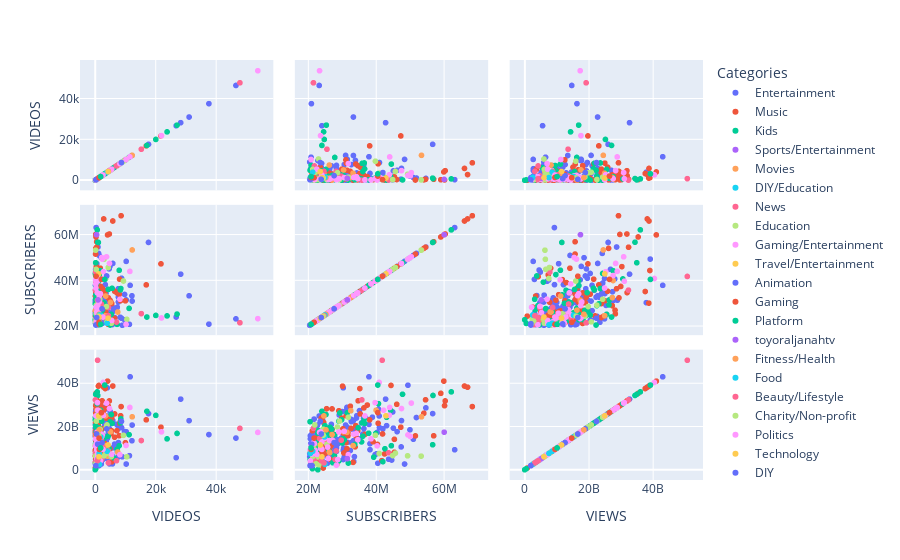

Here is the notebook cell this chart was saved with:
### Markdown cell above
### Explore data and visualization

### Code cell
fig = px.scatter_matrix(numeric_features, numeric_features.columns, color=categories)
fig.update_layout(legend_title_text="Categories")
fig.show()

### Figure 1 — Plotly figure (JSON) as saved in the notebook; plotly's stock layout.template omitted (floating-point values rounded to 4 significant figures; data arrays with more than 128 entries replaced by an {"elided": "..."} marker saying what was removed)
{"data": [{"dimensions": [{"axis": {"matches": true}, "label": "VIDEOS", "values": {"elided": "184 int values"}}, {"axis": {"matches": true}, "label": "SUBSCRIBERS", "values": {"elided": "184 int values"}}, {"axis": {"matches": true}, "label": "VIEWS", "values": {"elided": "184 int values"}}], "hovertemplate": "color=Entertainment<br>%{xaxis.title.text}=%{x}<br>%{yaxis.title.text}=%{y}<extra></extra>", "legendgroup": "Entertainment", "marker": {"color": "#636efa", "symbol": "circle"}, "name": "Entertainment", "showlegend": true, "type": "splom"}, {"dimensions": [{"axis": {"matches": true}, "label": "VIDEOS", "values": [1140, 1140, 1140, 1140, 1140, 1140, 8580, 1140, 2810, 5820, 1140, 4690, 165, 4100, 268, 484, 474, 190, 122, 21790, 358, 579, 1690, 1230, 1140, 118, 501, 1140, 8080, 1040, 1140, 252, 16910, 1800, 1140, 668, 2440, 6450, 3320, 1140, 2300, 7190, 193, 1070, 7980, 193, 1670, 68, 618, 4360, 599, 290, 4910, 8420, 10010, 5200, 1130, 335, 992, 1050, 5480, 64, 2720, 635, 3080, 254, 553, 1710, 72, 56, 2250, 1850, 192, 3520, 637, 307, 1920, 236, 777, 672, 106, 1090, 3040, 167, 42, 297, 1140, 1140, 318, 257, 3730, 475, 1120, 6430, 5460, 727, 218, 63, 163, 89, 61, 1140, 530, 266, 5420, 912, 1140, 4310, 299]}, {"axis": {"matches": true}, "label": "SUBSCRIBERS", "values": [27250000, 27250000, 27250000, 27250000, 27250000, 27250000, 68500000, 27250000, 67099999, 66200000, 27250000, 60500000, 60300000, 60100000, 59200000, 57100000, 54700000, 54200000, 51700000, 47400000, 46200000, 45500000, 45500000, 44500000, 27250000, 42600000, 41800000, 27250000, 40700000, 40500000, 27250000, 39200000, 38200000, 37500000, 27250000, 36800000, 36500000, 35400000, 35300000, 27250000, 34800000, 34700000, 34600000, 34100000, 34100000, 33900000, 33700000, 33299999, 32700000, 32500000, 31800000, 31800000, 31500000, 31300000, 31200000, 30700000, 30600000, 30400000, 30300000, 30200000, 30000000, 30000000, 29100000, 28500000, 27100000, 27100000, 27000000, 26800000, 26800000, 26700000, 26600000, 26600000, 26400000, 26300000, 25600000, 25500000, 25100000, 24900000, 24800000, 24700000, 24600000, 24600000, 24600000, 24500000, 24500000, 24400000, 27250000, 27250000, 24100000, 24000000, 23900000, 23700000, 23700000, 23600000, 23500000, 23300000, 22700000, 22600000, 22500000, 22200000, 22200000, 27250000, 21800000, 21700000, 21300000, 21100000, 27250000, 20900000, 20800000]}, {"axis": {"matches": true}, "label": "VIEWS", "values": [13645000000, 13645000000, 13645000000, 13645000000, 13645000000, 13645000000, 29300000000, 13645000000, 38290000000, 38830000000, 13645000000, 31930000000, 29730000000, 41110000000, 35440000000, 15740000000, 32439999999, 26210000000, 15720000000, 19750000000, 30350000000, 14120000000, 8109999999, 39100000000, 13645000000, 7340000000, 4210000000, 13645000000, 21550000000, 11760000000, 13645000000, 13000000000, 23150000000, 30010000000, 13645000000, 16420000000, 28690000000, 25890000000, 37650000000, 13645000000, 31980000000, 18110000000, 14000000000, 20450000000, 15790000000, 10610000000, 11120000000, 3420000000, 19170000000, 29450000000, 17210000000, 15790000000, 9750000000, 25040000000, 12540000000, 16770000000, 7790000000, 17010000000, 18970000000, 38770000000, 23940000000, 17890000000, 27350000000, 2430000000, 28220000000, 18760000000, 17970000000, 12720000000, 11260000000, 17200000000, 19040000000, 10800000000, 4970000000, 9420000000, 11200000000, 28310000000, 11140000000, 7330000000, 8060000000, 2590000000, 22010000000, 15620000000, 12400000000, 24650000000, 797360000, 9020000000, 13645000000, 13645000000, 11130000000, 6810000000, 23920000000, 15900000000, 13310000000, 15090000000, 3680000000, 9120000000, 15020000000, 8640000000, 10810000000, 9240000000, 6350000000, 13645000000, 4110000000, 12630000000, 18080000000, 9900000000, 13645000000, 11010000000, 1910000000]}], "hovertemplate": "color=Music<br>%{xaxis.title.text}=%{x}<br>%{yaxis.title.text}=%{y}<extra></extra>", "legendgroup": "Music", "marker": {"color": "#EF553B", "symbol": "circle"}, "name": "Music", "showlegend": true, "type": "splom"}, {"dimensions": [{"axis": {"matches": true}, "label": "VIDEOS", "values": [1140, 1140, 1140, 1140, 1140, 1140, 1140, 674, 842, 1050, 1140, 155, 7950, 1760, 1140, 85, 1360, 197, 1140, 1140, 642, 1070, 705, 236, 5600, 8500, 4300, 8340, 653, 1140, 1240, 234, 1090, 116, 924, 977, 2880, 886, 45, 989, 2090, 402, 11230, 343, 319, 2420, 1670, 200, 1140, 1190, 591, 1320, 1910, 27110, 5340, 118, 20080, 525, 23800, 17120, 179, 4590, 1220, 3760, 470, 1, 1170, 120, 257, 440, 6210, 622, 180, 178, 7240, 4940, 868]}, {"axis": {"matches": true}, "label": "SUBSCRIBERS", "values": [27250000, 27250000, 27250000, 27250000, 27250000, 27250000, 27250000, 62300000, 56900000, 56800000, 27250000, 47900000, 44600000, 44400000, 27250000, 43200000, 42700000, 42100000, 27250000, 27250000, 40800000, 40000000, 39400000, 37900000, 36700000, 36600000, 36200000, 36000000, 35800000, 27250000, 34800000, 33800000, 32600000, 31900000, 31600000, 30700000, 30300000, 30100000, 29900000, 29400000, 29100000, 29100000, 27900000, 27800000, 27300000, 27200000, 27000000, 26500000, 27250000, 26200000, 26200000, 26000000, 25900000, 25400000, 25300000, 25000000, 24800000, 24600000, 24600000, 24100000, 24100000, 24000000, 23000000, 23000000, 22900000, 22900000, 22800000, 22400000, 22400000, 22100000, 22000000, 21900000, 21300000, 20900000, 20900000, 20600000, 20600000]}, {"axis": {"matches": true}, "label": "VIEWS", "values": [13645000000, 13645000000, 13645000000, 13645000000, 13645000000, 13645000000, 13645000000, 36120000000, 34450000000, 11600000000, 13645000000, 35010000000, 11150000000, 27620000000, 13645000000, 24340000000, 9740000000, 3760000000, 13645000000, 13645000000, 30660000000, 16820000000, 5830000000, 16930000000, 21480000000, 23620000000, 15580000000, 21740000000, 12910000000, 13645000000, 19500000000, 11720000000, 27350000000, 3110000000, 26420000000, 13820000000, 14450000000, 12410000000, 23150000000, 26330000000, 22520000000, 4130000000, 16260000000, 6560000000, 3270000000, 16200000000, 18790000000, 19720000000, 13645000000, 13420000000, 8660000000, 15330000000, 16020000000, 16850000000, 25610000000, 20450000000, 25220000000, 19060000000, 14330000000, 27120000000, 17270000000, 9820000000, 18200000000, 9980000000, 16950000000, 1390, 13580000000, 12120000000, 8060000000, 11420000000, 5460000000, 2860000000, 488840000, 10900000000, 9520000000, 22280000000, 4550000000]}], "hovertemplate": "color=Kids<br>%{xaxis.title.text}=%{x}<br>%{yaxis.title.text}=%{y}<extra></extra>", "legendgroup": "Kids", "marker": {"color": "#00cc96", "symbol": "circle"}, "name": "Kids", "showlegend": true, "type": "splom"}, {"dimensions": [{"axis": {"matches": true}, "label": "VIDEOS", "values": [1140, 437]}, {"axis": {"matches": true}, "label": "SUBSCRIBERS", "values": [27250000, 60200000]}, {"axis": {"matches": true}, "label": "VIEWS", "values": [13645000000, 17420000000]}], "hovertemplate": "color=Sports/Entertainment<br>%{xaxis.title.text}=%{x}<br>%{yaxis.title.text}=%{y}<extra></extra>", "legendgroup": "Sports/Entertainment", "marker": {"color": "#ab63fa", "symbol": "circle"}, "name": "Sports/Entertainment", "showlegend": true, "type": "splom"}, {"dimensions": [{"axis": {"matches": true}, "label": "VIDEOS", "values": [1140, 1140, 12250, 615, 3480, 1350, 768, 5060, 108, 1070, 7470, 3420, 928, 4100]}, {"axis": {"matches": true}, "label": "SUBSCRIBERS", "values": [27250000, 27250000, 53500000, 40100000, 33299999, 32600000, 31500000, 30500000, 27100000, 26400000, 26300000, 24700000, 22900000, 22600000]}, {"axis": {"matches": true}, "label": "VIEWS", "values": [13645000000, 13645000000, 24550000000, 27610000000, 11210000000, 27400000000, 17340000000, 17590000000, 16309999999, 7950000000, 8220000000, 24980000000, 5720000000, 6280000000]}], "hovertemplate": "color=Movies<br>%{xaxis.title.text}=%{x}<br>%{yaxis.title.text}=%{y}<extra></extra>", "legendgroup": "Movies", "marker": {"color": "#FFA15A", "symbol": "circle"}, "name": "Movies", "showlegend": true, "type": "splom"}, {"dimensions": [{"axis": {"matches": true}, "label": "VIDEOS", "values": [1140]}, {"axis": {"matches": true}, "label": "SUBSCRIBERS", "values": [27250000]}, {"axis": {"matches": true}, "label": "VIEWS", "values": [13645000000]}], "hovertemplate": "color=DIY/Education<br>%{xaxis.title.text}=%{x}<br>%{yaxis.title.text}=%{y}<extra></extra>", "legendgroup": "DIY/Education", "marker": {"color": "#19d3f3", "symbol": "circle"}, "name": "DIY/Education", "showlegend": true, "type": "splom"}, {"dimensions": [{"axis": {"matches": true}, "label": "VIDEOS", "values": [1140, 141, 791, 65, 2050, 4380, 2120, 15270, 2720, 268, 1140, 7050, 47930, 266, 710]}, {"axis": {"matches": true}, "label": "SUBSCRIBERS", "values": [27250000, 43800000, 41900000, 35900000, 29800000, 28300000, 28000000, 25600000, 23900000, 23400000, 27250000, 21900000, 21600000, 21100000, 20800000]}, {"axis": {"matches": true}, "label": "VIEWS", "values": [13645000000, 7860000000, 50790000000, 32400000000, 13710000000, 8710000000, 4770000000, 13550000000, 10360000000, 14480000000, 13645000000, 4190000000, 19190000000, 3880000000, 2930000000]}], "hovertemplate": "color=News<br>%{xaxis.title.text}=%{x}<br>%{yaxis.title.text}=%{y}<extra></extra>", "legendgroup": "News", "marker": {"color": "#FF6692", "symbol": "circle"}, "name": "News", "showlegend": true, "type": "splom"}, {"dimensions": [{"axis": {"matches": true}, "label": "VIDEOS", "values": [156, 2920, 4320, 316, 3510, 9360, 1530, 373, 3710, 308, 1640, 380, 10460, 230, 3910, 1340, 90, 5350, 288, 1180]}, {"axis": {"matches": true}, "label": "SUBSCRIBERS", "values": [53400000, 49400000, 45800000, 45000000, 41000000, 39900000, 31900000, 29300000, 28700000, 25600000, 24500000, 23200000, 23100000, 22400000, 22000000, 21900000, 21800000, 21400000, 21200000, 20600000]}, {"axis": {"matches": true}, "label": "VIEWS", "values": [6320000000, 6460000000, 7710000000, 6570000000, 7540000000, 15960000000, 24350000000, 22540000000, 19830000000, 11850000000, 18810000000, 2340000000, 6010000000, 2780000000, 20790000000, 9410000000, 11650000000, 6130000000, 2170000000, 8279999999]}], "hovertemplate": "color=Education<br>%{xaxis.title.text}=%{x}<br>%{yaxis.title.text}=%{y}<extra></extra>", "legendgroup": "Education", "marker": {"color": "#B6E880", "symbol": "circle"}, "name": "Education", "showlegend": true, "type": "splom"}, {"dimensions": [{"axis": {"matches": true}, "label": "VIDEOS", "values": [3750, 2170, 2370, 4740, 11490, 2730, 821, 2650, 135, 737, 157, 233, 713, 1740, 1370, 8180, 1290, 796, 617, 292, 539, 615, 601, 1490, 738, 1140, 21950, 860, 53860, 5460, 746, 324, 721, 815, 10210, 1720, 532]}, {"axis": {"matches": true}, "label": "SUBSCRIBERS", "values": [50500000, 50200000, 49500000, 47600000, 44100000, 44000000, 42300000, 41000000, 40400000, 39800000, 38600000, 36800000, 34700000, 34300000, 33500000, 31900000, 30700000, 29100000, 28800000, 28400000, 26400000, 26000000, 25800000, 25000000, 24100000, 27250000, 23700000, 23700000, 23400000, 22600000, 22100000, 21900000, 21500000, 21200000, 20900000, 20700000, 20600000]}, {"axis": {"matches": true}, "label": "VIEWS", "values": [30910000000, 15440000000, 16180000000, 28400000000, 28890000000, 25300000000, 27610000000, 40510000000, 11070000000, 31120000000, 14340000000, 24960000000, 13920000000, 16840000000, 16489999999, 6980000000, 17840000000, 17520000000, 4750000000, 2140000000, 13530000000, 5230000000, 10530000000, 14640000000, 12880000000, 13645000000, 17570000000, 9870000000, 17320000000, 7160000000, 8870000000, 12210000000, 12380000000, 7250000000, 11270000000, 4130000000, 9230000000]}], "hovertemplate": "color=Gaming/Entertainment<br>%{xaxis.title.text}=%{x}<br>%{yaxis.title.text}=%{y}<extra></extra>", "legendgroup": "Gaming/Entertainment", "marker": {"color": "#FF97FF", "symbol": "circle"}, "name": "Gaming/Entertainment", "showlegend": true, "type": "splom"}, {"dimensions": [{"axis": {"matches": true}, "label": "VIDEOS", "values": [1120]}, {"axis": {"matches": true}, "label": "SUBSCRIBERS", "values": [43000000]}, {"axis": {"matches": true}, "label": "VIEWS", "values": [25020000000]}], "hovertemplate": "color=Travel/Entertainment<br>%{xaxis.title.text}=%{x}<br>%{yaxis.title.text}=%{y}<extra></extra>", "legendgroup": "Travel/Entertainment", "marker": {"color": "#FECB52", "symbol": "circle"}, "name": "Travel/Entertainment", "showlegend": true, "type": "splom"}, {"dimensions": [{"axis": {"matches": true}, "label": "VIDEOS", "values": [3790, 2260, 8700, 1310, 815]}, {"axis": {"matches": true}, "label": "SUBSCRIBERS", "values": [42100000, 27700000, 23600000, 21200000, 21100000]}, {"axis": {"matches": true}, "label": "VIEWS", "values": [18940000000, 12600000000, 22430000000, 1940000000, 11870000000]}], "hovertemplate": "color=Animation<br>%{xaxis.title.text}=%{x}<br>%{yaxis.title.text}=%{y}<extra></extra>", "legendgroup": "Animation", "marker": {"color": "#636efa", "symbol": "circle"}, "name": "Animation", "showlegend": true, "type": "splom"}, {"dimensions": [{"axis": {"matches": true}, "label": "VIDEOS", "values": [294, 2060]}, {"axis": {"matches": true}, "label": "SUBSCRIBERS", "values": [42000000, 40600000]}, {"axis": {"matches": true}, "label": "VIEWS", "values": [16600000000, 26490000000]}], "hovertemplate": "color=Gaming<br>%{xaxis.title.text}=%{x}<br>%{yaxis.title.text}=%{y}<extra></extra>", "legendgroup": "Gaming", "marker": {"color": "#EF553B", "symbol": "circle"}, "name": "Gaming", "showlegend": true, "type": "splom"}, {"dimensions": [{"axis": {"matches": true}, "label": "VIDEOS", "values": [3160]}, {"axis": {"matches": true}, "label": "SUBSCRIBERS", "values": [40600000]}, {"axis": {"matches": true}, "label": "VIEWS", "values": [39280000000]}], "hovertemplate": "color=Platform<br>%{xaxis.title.text}=%{x}<br>%{yaxis.title.text}=%{y}<extra></extra>", "legendgroup": "Platform", "marker": {"color": "#00cc96", "symbol": "circle"}, "name": "Platform", "showlegend": true, "type": "splom"}, {"dimensions": [{"axis": {"matches": true}, "label": "VIDEOS", "values": [941]}, {"axis": {"matches": true}, "label": "SUBSCRIBERS", "values": [31600000]}, {"axis": {"matches": true}, "label": "VIEWS", "values": [5150000000]}], "hovertemplate": "color=toyoraljanahtv<br>%{xaxis.title.text}=%{x}<br>%{yaxis.title.text}=%{y}<extra></extra>", "legendgroup": "toyoraljanahtv", "marker": {"color": "#ab63fa", "symbol": "circle"}, "name": "toyoraljanahtv", "showlegend": true, "type": "splom"}, {"dimensions": [{"axis": {"matches": true}, "label": "VIDEOS", "values": [1300]}, {"axis": {"matches": true}, "label": "SUBSCRIBERS", "values": [25300000]}, {"axis": {"matches": true}, "label": "VIEWS", "values": [18500000000]}], "hovertemplate": "color=Fitness/Health<br>%{xaxis.title.text}=%{x}<br>%{yaxis.title.text}=%{y}<extra></extra>", "legendgroup": "Fitness/Health", "marker": {"color": "#FFA15A", "symbol": "circle"}, "name": "Fitness/Health", "showlegend": true, "type": "splom"}, {"dimensions": [{"axis": {"matches": true}, "label": "VIDEOS", "values": [1400, 1850, 3950, 1320]}, {"axis": {"matches": true}, "label": "SUBSCRIBERS", "values": [25000000, 24900000, 21400000, 20700000]}, {"axis": {"matches": true}, "label": "VIEWS", "values": [2500000000, 15250000000, 8580000000, 7590000000]}], "hovertemplate": "color=Food<br>%{xaxis.title.text}=%{x}<br>%{yaxis.title.text}=%{y}<extra></extra>", "legendgroup": "Food", "marker": {"color": "#19d3f3", "symbol": "circle"}, "name": "Food", "showlegend": true, "type": "splom"}, {"dimensions": [{"axis": {"matches": true}, "label": "VIDEOS", "values": [4370, 756]}, {"axis": {"matches": true}, "label": "SUBSCRIBERS", "values": [24700000, 23900000]}, {"axis": {"matches": true}, "label": "VIEWS", "values": [3190000000, 4160000000]}], "hovertemplate": "color=Beauty/Lifestyle<br>%{xaxis.title.text}=%{x}<br>%{yaxis.title.text}=%{y}<extra></extra>", "legendgroup": "Beauty/Lifestyle", "marker": {"color": "#FF6692", "symbol": "circle"}, "name": "Beauty/Lifestyle", "showlegend": true, "type": "splom"}, {"dimensions": [{"axis": {"matches": true}, "label": "VIDEOS", "values": [1150]}, {"axis": {"matches": true}, "label": "SUBSCRIBERS", "values": [24500000]}, {"axis": {"matches": true}, "label": "VIEWS", "values": [16070000000]}], "hovertemplate": "color=Charity/Non-profit<br>%{xaxis.title.text}=%{x}<br>%{yaxis.title.text}=%{y}<extra></extra>", "legendgroup": "Charity/Non-profit", "marker": {"color": "#B6E880", "symbol": "circle"}, "name": "Charity/Non-profit", "showlegend": true, "type": "splom"}, {"dimensions": [{"axis": {"matches": true}, "label": "VIDEOS", "values": [2580]}, {"axis": {"matches": true}, "label": "SUBSCRIBERS", "values": [24100000]}, {"axis": {"matches": true}, "label": "VIEWS", "values": [9440000000]}], "hovertemplate": "color=Politics<br>%{xaxis.title.text}=%{x}<br>%{yaxis.title.text}=%{y}<extra></extra>", "legendgroup": "Politics", "marker": {"color": "#FF97FF", "symbol": "circle"}, "name": "Politics", "showlegend": true, "type": "splom"}, {"dimensions": [{"axis": {"matches": true}, "label": "VIDEOS", "values": [1250, 4270]}, {"axis": {"matches": true}, "label": "SUBSCRIBERS", "values": [24100000, 23600000]}, {"axis": {"matches": true}, "label": "VIEWS", "values": [6020000000, 11500000000]}], "hovertemplate": "color=Technology<br>%{xaxis.title.text}=%{x}<br>%{yaxis.title.text}=%{y}<extra></extra>", "legendgroup": "Technology", "marker": {"color": "#FECB52", "symbol": "circle"}, "name": "Technology", "showlegend": true, "type": "splom"}, {"dimensions": [{"axis": {"matches": true}, "label": "VIDEOS", "values": [468, 205]}, {"axis": {"matches": true}, "label": "SUBSCRIBERS", "values": [23900000, 20600000]}, {"axis": {"matches": true}, "label": "VIEWS", "values": [16579999999, 1910000000]}], "hovertemplate": "color=DIY<br>%{xaxis.title.text}=%{x}<br>%{yaxis.title.text}=%{y}<extra></extra>", "legendgroup": "DIY", "marker": {"color": "#636efa", "symbol": "circle"}, "name": "DIY", "showlegend": true, "type": "splom"}, {"dimensions": [{"axis": {"matches": true}, "label": "VIDEOS", "values": [1280, 1380]}, {"axis": {"matches": true}, "label": "SUBSCRIBERS", "values": [21800000, 20900000]}, {"axis": {"matches": true}, "label": "VIEWS", "values": [14690000000, 9460000000]}], "hovertemplate": "color=Sports<br>%{xaxis.title.text}=%{x}<br>%{yaxis.title.text}=%{y}<extra></extra>", "legendgroup": "Sports", "marker": {"color": "#EF553B", "symbol": "circle"}, "name": "Sports", "showlegend": true, "type": "splom"}, {"dimensions": [{"axis": {"matches": true}, "label": "VIDEOS", "values": [1810]}, {"axis": {"matches": true}, "label": "SUBSCRIBERS", "values": [20900000]}, {"axis": {"matches": true}, "label": "VIEWS", "values": [10120000000]}], "hovertemplate": "color=Arab Games Network<br>%{xaxis.title.text}=%{x}<br>%{yaxis.title.text}=%{y}<extra></extra>", "legendgroup": "Arab Games Network", "marker": {"color": "#00cc96", "symbol": "circle"}, "name": "Arab Games Network", "showlegend": true, "type": "splom"}], "layout": {"dragmode": "select", "legend": {"title": {"text": "Categories"}, "tracegroupgap": 0}, "margin": {"t": 60}}}
